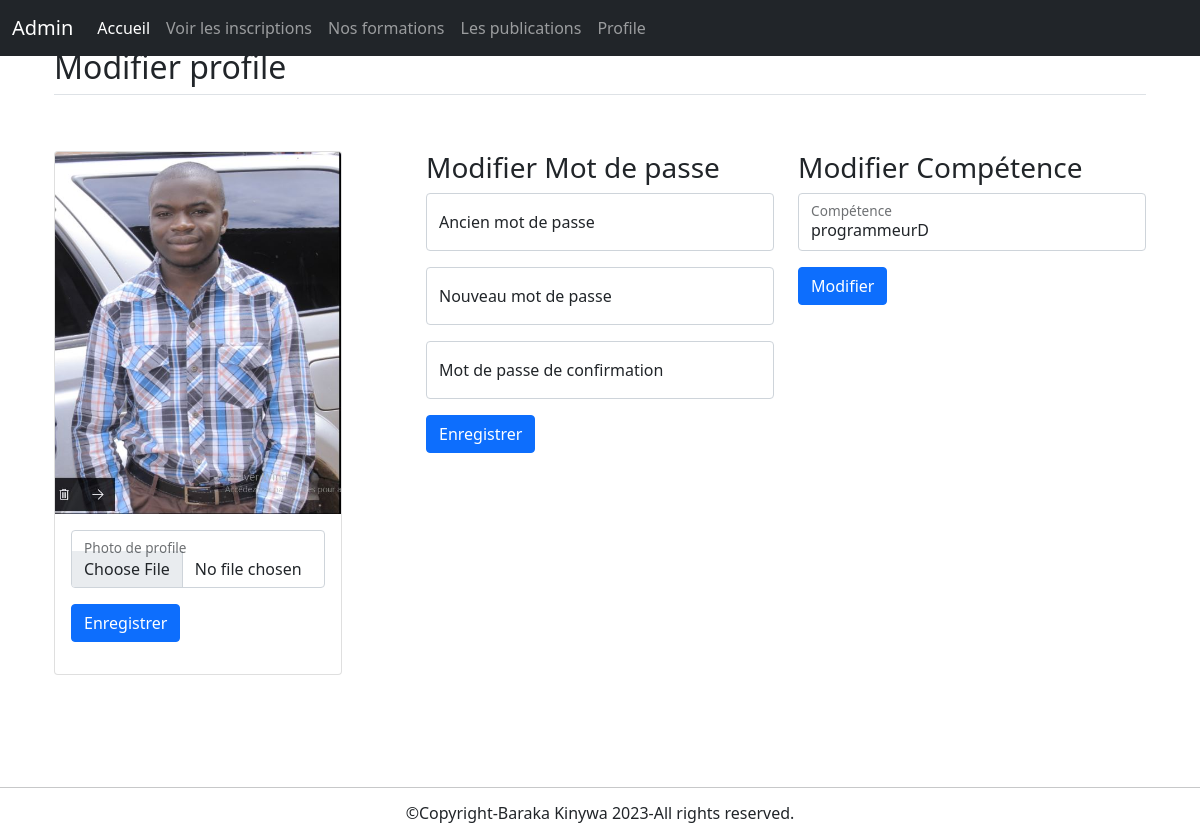
/blogger/modifierPhotoProfile.php?id=2, run on the app's committed database.
### tables this page shows
CREATE TABLE `blogger` (
  `id` int(11) NOT NULL,
  `noms` text NOT NULL,
  `facebook` text NOT NULL,
  `whatsapp` text NOT NULL,
  `twitter` text NOT NULL,
  `phone` text NOT NULL,
  `gmail` text NOT NULL,
  `pwd` text NOT NULL,
  `profile` text NOT NULL,
  `description` text NOT NULL
);

CREATE TABLE `skills` (
  `id` int(11) NOT NULL,
  `skill` text NOT NULL,
  `id_blogger` int(11) NOT NULL
);

### actions/blogger_Infos.php (called while the page is built, shortened)
<?php
$sql="SELECT * FROM blogger";
$blogger=mysqli_query($con,$sql);
$blogger=mysqli_fetch_array($blogger);

### blogger/actions/update_Skill.php (called while the page is built, shortened)
<?php
$idS=$_GET['id'];
$sql="SELECT * FROM skills WHERE id=$idS";
$findSkill=mysqli_query($con,$sql);
if(isset($idS))
{
    $mySkill=mysqli_fetch_array($findSkill);
}

### blogger/modifierPhotoProfile.php (the view, shortened to what this page needs)
<?php
    require_once '../includes/connection.php';
    require_once '../actions/blogger_Infos.php';
    require 'actions/change_Password.php';
    require 'actions/update_Skill.php';
?>
<!DOCTYPE html>
<html lang="en">
<head>
    <?php include 'includes/bootstrap.php' ?>
</head>
<body>
    <main>
    <?php include 'includes/navbar.php' ?>
<div class="container px-4 py-5" id="featured-3">
  <h2 class="pb-2 border-bottom">Modifier profile</h2>
  <div class="row g-4 py-5 row-cols-1 row-cols-lg-3">
    <div class="feature col">
    <div class="card" style="width: 18rem;">
          		<a href="modifierProfile.php">
               <img src="<?= $blogger['profile']?>" class="card-img-top" alt="Modifier la photo de profil">
              </a>
          		<div class="card-body">
          			<form action="" method="post" action="" enctype="multipart/form-data">
                  <div class="form-floating mb-3">
                    <input type="file" name="myfile" class="form-control" required id="floatingInput" placeholder="name@example.com">
                    <label for="floatingInput">Photo de profile</label>
                  </div>
                  <button class="btn btn-primary" name="updateProfile" type="submit">Enregistrer</button>
                </form>
              </div>
      </div>
    </div>
      <div class="feature col">
      <h3>Modifier Mot de passe</h3>
    <form method="post">
          <div class="form-floating mb-3">
            <input type="password" name="pwd" required class="form-control" id="floatingPassword" placeholder="Password">
            <label for="floatingPassword">Ancien mot de passe</label>
          </div>
          <div class="form-floating mb-3">
            <input type="password" name="pwdN" required class="form-control" id="floatingPassword" placeholder="Password">
            <label for="floatingPassword">Nouveau mot de passe</label>
          </div>
          <div class="form-floating mb-3">
            <input type="password" name="pwdC" required class="form-control" id="floatingPassword" placeholder="Password">
            <label for="floatingPassword">Mot de passe de confirmation</label>
          </div>
          <button class="btn btn-primary" name="changePwd" type="submit">Enregistrer</button>
    </form>
    </div>
    <div class="feature col">
      <h3>Modifier Compétence</h3>
      <form action="" method="post">
        <div class="form-floating mb-3">
            <input type="text" value="<?php if(isset($idS)){echo $mySkill['skill'];}  ?>" name="skill" required class="form-control" id="floatingInput" placeholder="name@example.com" required>
            <label for="floatingInput">Compétence</label>
        </div>
        <button class="btn btn-primary" name="updateSkill" type="submit">Modifier</button>
      </form>
    </div>
  </div>
</div>
    <?php
    include '../includes/footer.php';
    ?>
    </main>
</body>
</html>

### data on the page
blogger: profile (picture)
skills: skill "programmeurD"
